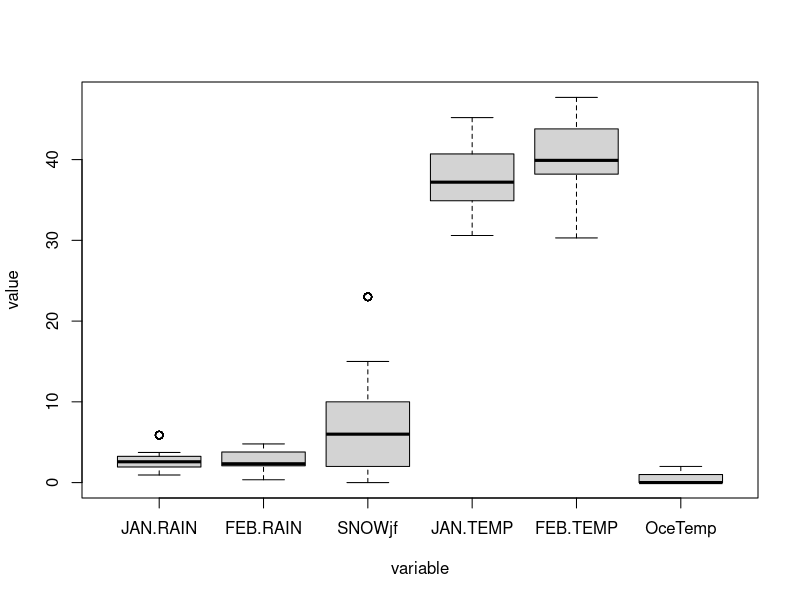

Write R code to recreate this figure.
# read dataset
#install.packages("readxl")
#install.packages("writexl")
library(readxl)

#Loading the datasets
total <- read_excel("bootdataCBloom4_24.xlsx")

h_train <- read_excel("h_train.xlsx")
head(h_train)

h_test <- read_excel("h_test.xlsx")
head(h_test)

#Installing package for melt
library(reshape2)

# Remove target variable
temp_total <- subset(total, select = -c(PEAK))
melt_total <- melt(temp_total)

# Draw boxplot (variable measured on different scale, therefore this is meaningless)
boxplot(data = melt_total, value ~ variable)

# Fit the model and obtain summary
model <- lm(PEAK ~ ., data = h_train)
summary(model)
